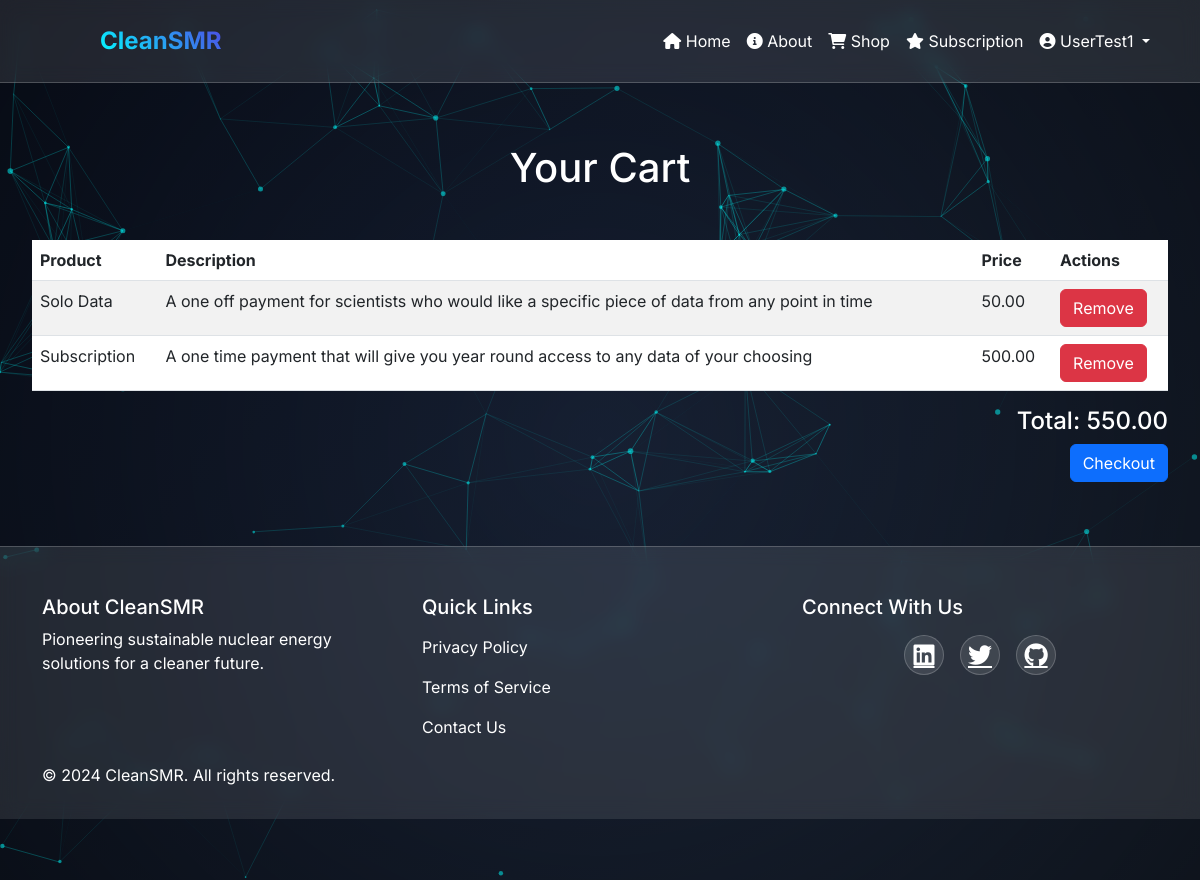
The app's page /website/cart/ (signed in) with its own data.
### website/models.py (models this page shows, shortened)
class User(AbstractBaseUser, PermissionsMixin):
    email = models.EmailField(unique=True)
    username = models.CharField(max_length=100, unique=True)
    phone = models.CharField(max_length=15, unique=True)
    is_active = models.BooleanField(default=True)
    is_staff = models.BooleanField(default=False)
    date_joined = models.DateTimeField(default=timezone.now)
    last_login = models.DateTimeField(blank=True, null=True)
    two_factor_enabled = models.BooleanField(default=False)
    two_factor_secret = models.CharField(max_length=32, blank=True, null=True)
    objects = CustomUserManager()
    USERNAME_FIELD = 'username'
    EMAIL_FIELD = 'email'
    REQUIRED_FIELDS = ['email', 'phone']
    class Meta:
        verbose_name = 'User'
        verbose_name_plural = 'Users'

class Reactor(models.Model):
    user = models.OneToOneField(User, on_delete=models.CASCADE, null=True)
    name = models.CharField(max_length=100)
    description = models.TextField()
    price = models.DecimalField(max_digits=10, decimal_places=2)
    stripe_product_id = models.CharField(max_length=100, blank=True, null=True)

### website/views.py (the view)
# urls.py: path('cart/', views.cart_view, name='cart-view'),
@login_required
def cart_view(request):
    cart, created = Cart.objects.get_or_create(user=request.user)
    cart_items = cart.items.all()
    total_price = sum(item.price for item in cart_items)
    return render(request, 'shop/cart.html', {
        'cart_items': cart_items,
        'total_price': total_price,
    })

### website/templates/shop/cart.html (shortened to what this page needs)
{% extends 'base.html' %}
{% load static %}
{% block content %}
<div class="cart-container">
    <h1 class="text-center mb-5">Your Cart</h1>
    {% if cart_items %}
    <table class="table table-striped">
        <thead>
            <tr>
                <th scope="col">Product</th>
                <th scope="col">Description</th>
                <th scope="col">Price</th>
                <th scope="col">Actions</th>
            </tr>
        </thead>
        <tbody>
            {% for item in cart_items %}
            <tr>
                <td>{{ item.name }}</td>
                <td>{{ item.description }}</td>
                <td>{{ item.price }}</td>
                <td>
                    <form method="POST" action="{% url 'remove-from-cart' item.id %}">
                        <button type="submit" class="btn btn-danger">Remove</button>
                    </form>
                </td>
            </tr>
            {% endfor %}
        </tbody>
    </table>
    <div class="text-end">
        <h4>Total: {{ total_price }}</h4>
        <a href="{% url 'create-checkout-session-purchase' %}" class="btn btn-primary">Checkout</a>
    </div>
    {% else %}
    <p class="text-center">Your cart is empty. Start shopping now!</p>
    {% endif %}
</div>
{% endblock %}

### website/templates/base.html (shortened to what this page needs)
{% load static %}
<!DOCTYPE html>
<html lang="en">
<head>
    <link rel="stylesheet" href="https://cdnjs.cloudflare.com/ajax/libs/font-awesome/6.0.0/css/all.min.css">
    <link href="https://cdn.jsdelivr.net/npm/bootstrap@5.3.0/dist/css/bootstrap.min.css" rel="stylesheet">
    <link href="https://unpkg.com/aos@2.3.1/dist/aos.css" rel="stylesheet">
    <link rel="stylesheet" href="{% static 'css/styles.css' %}">
    <link rel="stylesheet" href="{% static 'css/about.css' %}">
</head>
<body>
    <div id="particles-js"></div>
    <header class="glass-nav">
        <div class="container">
            <nav class="navbar navbar-expand-lg">
                <div class="navbar-brand" data-aos="fade-right">
                    <img src="{% static 'images/logo.png' %}" alt="CleanSMR" class="logo">
                    <span class="brand-text">CleanSMR</span>
                </div>
                <div class="collapse navbar-collapse" id="navbarNav">
                    <ul class="navbar-nav ms-auto">
                        <li class="nav-item" data-aos="fade-down" data-aos-delay="100">
                            <a class="nav-link hover-underline" href="{% url 'index' %}">
                                <i class="fas fa-home"></i> Home
                            </a>
                        </li>
                        <li class="nav-item" data-aos="fade-down" data-aos-delay="200">
                            <a class="nav-link hover-underline" href="{% url 'about' %}">
                                <i class="fas fa-info-circle"></i> About
                            </a>
                        </li>
                        <li class="nav-item" data-aos="fade-down" data-aos-delay="300">
                            <a class="nav-link hover-underline" href="{% url 'shop' %}">
                                <i class="fas fa-shopping-cart"></i> Shop
                            </a>
                        </li>
                        <li class="nav-item" data-aos="fade-down" data-aos-delay="400">
                            <a class="nav-link hover-underline" href="{% url 'subscription' %}">
                                <i class="fas fa-star"></i> Subscription
                            </a>
                        </li>
                        {% if user.is_authenticated %}
                        <li class="nav-item dropdown" data-aos="fade-down" data-aos-delay="500">
                            <a class="nav-link dropdown-toggle" href="#" id="navbarDropdown" role="button" data-bs-toggle="dropdown" aria-expanded="false">
                                <i class="fas fa-user-circle"></i> {{ user.username }}
                            </a>
                                </a></li>
                            </ul>
                        {% endif %}
                </div>
            </nav>
        </div>
    </header>
    <main class="main-content">
        {% block content %}{% endblock %}
    </main>
    <footer class="glass-footer">
        <div class="container">
            <div class="row">
                <div class="col-md-4" data-aos="fade-up">
                    <h5>About CleanSMR</h5>
                    <p>Pioneering sustainable nuclear energy solutions for a cleaner future.</p>
                </div>
                <div class="col-md-4" data-aos="fade-up" data-aos-delay="100">
                    <h5>Quick Links</h5>
                    <ul class="footer-links">
                        <li><a href="{% url 'index' %}">Privacy Policy</a></li>
                        <li><a href="{% url 'index' %}">Terms of Service</a></li>
                        <li><a href="{% url 'index' %}">Contact Us</a></li>
                    </ul>
                </div>
                <div class="col-md-4" data-aos="fade-up" data-aos-delay="200">
                    <h5>Connect With Us</h5>
                    <div class="social-links">
                        <a href="#" class="social-link"><i class="fab fa-linkedin"></i></a>
                        <a href="#" class="social-link"><i class="fab fa-twitter"></i></a>
                        <a href="#" class="social-link"><i class="fab fa-github"></i></a>
                    </div>
                </div>
            </div>
            <div class="footer-bottom">
                <p>&copy; 2024 CleanSMR. All rights reserved.</p>
            </div>
        </div>
    </footer>
</body>
</html>

### website/static/css/styles.css (style rules this page uses)
:root { --primary: #00ffff; --secondary: #4f46e5; --dark: rgb(15, 23, 42); --light: #ffffff; --glass: rgba(255, 255, 255, 0.1); --glass-border: rgba(255, 255, 255, 0.2); --transition: all 0.3s ease; }
html { scroll-behavior: smooth; scroll-padding-top: 80px; }
body { font-family: 'Inter', sans-serif; background: linear-gradient(135deg, var(--dark), #1e293b); color: var(--light); min-height: 100vh; position: relative; overflow-x: hidden; margin: 0; }
#particles-js { position: fixed; width: 100%; height: 100%; top: 0; left: 0; z-index: 0; }
.glass-nav { background: var(--glass); backdrop-filter: blur(10px); -webkit-backdrop-filter: blur(10px); border-bottom: 1px solid var(--glass-border); position: fixed; width: 100%; top: 0; z-index: 1000; transition: var(--transition); padding: 0.5rem 0; }
.navbar-brand { display: flex; align-items: center; gap: 1rem; }
.logo { height: 40px; width: auto; transition: transform 0.3s ease; }
.brand-text { font-size: 1.5rem; font-weight: 700; background: linear-gradient(45deg, var(--primary), var(--secondary)); -webkit-background-clip: text; background-clip: text; -webkit-text-fill-color: transparent; }
.nav-link { color: var(--light) !important; position: relative; padding: 0.5rem 1rem; transition: var(--transition); }
.hover-underline::after { content: ''; position: absolute; width: 0; height: 2px; bottom: 0; left: 50%; background: var(--primary); transition: var(--transition); }
.main-content { margin-top: 80px; padding: 2rem 0; min-height: calc(100vh - 80px - 300px); position: relative; z-index: 1; }
.glass-footer { background: var(--glass); backdrop-filter: blur(10px); border-top: 1px solid var(--glass-border); padding: 3rem 0 1rem; position: relative; z-index: 1; }
.footer-links { list-style: none; padding: 0; }
.footer-links a { color: var(--light); text-decoration: none; transition: var(--transition); display: block; padding: 0.5rem 0; }
.social-links { display: flex; gap: 1rem; }
.social-link { color: var(--light); font-size: 1.5rem; transition: var(--transition); width: 40px; height: 40px; display: flex; align-items: center; justify-content: center; border-radius: 50%; background: var(--glass); border: 1px solid var(--glass-border); }

### website/static/css/about.css (style rules this page uses)
.social-links { display: flex; justify-content: center; gap: 1rem; margin-top: 1rem; }

### website/templates/shop/cart.html (style rules this page uses)
.cart-container { padding: 2rem; }

### records on screen
User: username "UserTest1"
Reactor: name "Solo Data", description "A one off payment for scientists who would like a specific piece of data from any point in time", price "50.00"
Reactor: name "Subscription", description "A one time payment that will give you year round access to any data of your choosing", price "500.00"

### other values on screen
{{ total_price }} "550.00"
